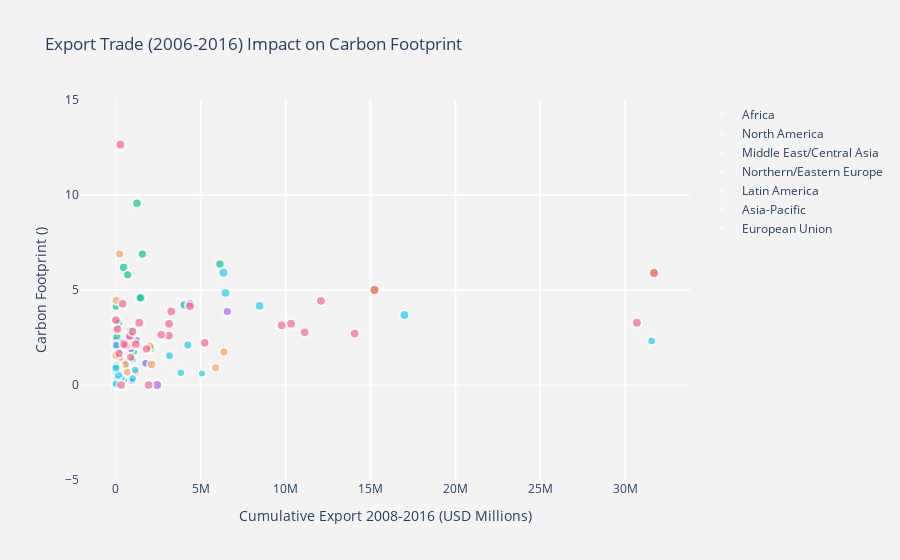

Write notebook code for a chart like this one.
### Markdown cell above
## Hypothesis 1: More a country trades, the more carbon footprint

### Code cell
import chart_studio.plotly as py
import plotly.graph_objs as go
from plotly.offline import init_notebook_mode, iplot
init_notebook_mode(connected=True)
import pandas as pd
import math

df_2007 = MERGE2
df_2007['HDI'].fillna(0, inplace=True)
df_2007['ExpTrade_Mill'].fillna(0, inplace=True)
df_2007['Total Ecological Footprint'].fillna(0, inplace=True)
df_2007['GDP per Capita'].fillna(0, inplace=True)
df_2007["Population (millions)"].fillna(0, inplace=True)
df_2007["Carbon Footprint"].fillna(0, inplace=True)

#slope = 2.666051223553066e-05
hover_text = []
bubble_size = []

for index, row in df_2007.iterrows(): # each row of the df_2007 will be referenced
    hover_text.append(('Country: {country}<br>'+
                      'Total Ecological Footprint: {EcoFoot}<br>'+
                      'GDP per capita: {gdp}<br>'+
                      'Population (Millions): {pop}<br>'+
                      'Year: {year}').format(country=row['Country'],
                                            EcoFoot=row['Total Ecological Footprint'],
                                            gdp=row['GDP per Capita'],
                                            pop=row["Population (millions)"],
                                            year='2016'))
    #bubble_size.append(math.sqrt(row["Population (millions)"]*slope))
    bubble_size.append(row["HDI"])

df_2007['text'] = hover_text
df_2007['size'] = bubble_size
sizeref = 2.*max(df_2007['size'])/(10**2)

trace0 = go.Scatter(
    x=df_2007['ExpTrade_Mill'][df_2007['Region'] == 'Africa'],
    y=df_2007["Carbon Footprint"][df_2007['Region'] == 'Africa'],
    mode='markers',
    name='Africa',
    text=df_2007['text'][df_2007['Region'] == 'Africa'],
    marker=dict(
        symbol='circle',
        sizemode='area',
        sizeref=sizeref,
        size=df_2007['size'][df_2007['Region'] == 'Africa'],
        line=dict(
            width=2
        ),
    )
)
trace1 = go.Scatter(
    x=df_2007['ExpTrade_Mill'][df_2007['Region'] == 'North America'],
    y=df_2007["Carbon Footprint"][df_2007['Region'] == 'North America'],
    mode='markers',
    name='North America',
    text=df_2007['text'][df_2007['Region'] == 'North America'],
    marker=dict(
        sizemode='area',
        sizeref=sizeref,
        size=df_2007['size'][df_2007['Region'] == 'North America'],
        line=dict(
            width=2
        ),
    )
)
trace2 = go.Scatter(
    x=df_2007['ExpTrade_Mill'][df_2007['Region'] == 'Middle East/Central Asia'],
    y=df_2007["Carbon Footprint"][df_2007['Region'] == 'Middle East/Central Asia'],
    mode='markers',
    name='Middle East/Central Asia',
    text=df_2007['text'][df_2007['Region'] == 'Middle East/Central Asia'],
    marker=dict(
        sizemode='area',
        sizeref=sizeref,
        size=df_2007['size'][df_2007['Region'] == 'Middle East/Central Asia'],
        line=dict(
            width=2
        ),
    )
)
trace3 = go.Scatter(
    x=df_2007['ExpTrade_Mill'][df_2007['Region'] == 'Northern/Eastern Europe'],
    y=df_2007["Carbon Footprint"][df_2007['Region'] == 'Northern/Eastern Europe'],
    mode='markers',
    name='Northern/Eastern Europe',
    text=df_2007['text'][df_2007['Region'] == 'Northern/Eastern Europe'],
    marker=dict(
        sizemode='area',
        sizeref=sizeref,
        size=df_2007['size'][df_2007['Region'] == 'Northern/Eastern Europe'],
        line=dict(
            width=2
        ),
    )
)
trace4 = go.Scatter(
    x=df_2007['ExpTrade_Mill'][df_2007['Region'] == 'Latin America'],
    y=df_2007["Carbon Footprint"][df_2007['Region'] == 'Latin America'],
    mode='markers',
    name='Latin America',
    text=df_2007['text'][df_2007['Region'] == 'Latin America'],
    marker=dict(
        sizemode='area',
        sizeref=sizeref,
        size=df_2007['size'][df_2007['Region'] == 'Latin America'],
        line=dict(
            width=2
        ),
    )
)

trace5 = go.Scatter(
    x=df_2007['ExpTrade_Mill'][df_2007['Region'] == 'Asia-Pacific'],
    y=df_2007["Carbon Footprint"][df_2007['Region'] == 'Asia-Pacific'],
    mode='markers',
    name='Asia-Pacific',
    text=df_2007['text'][df_2007['Region'] == 'Asia-Pacific'],
    marker=dict(
        sizemode='area',
        sizeref=sizeref,
        size=df_2007['size'][df_2007['Region'] == 'Asia-Pacific'],
        line=dict(
            width=2
        ),
    )
)

trace6 = go.Scatter(
    x=df_2007['ExpTrade_Mill'][df_2007['Region'] == 'European Union'],
    y=df_2007["Carbon Footprint"][df_2007['Region'] == 'European Union'],
    mode='markers',
    name='European Union',
    text=df_2007['text'][df_2007['Region'] == 'European Union'],
    marker=dict(
        sizemode='area',
        sizeref=sizeref,
        size=df_2007['size'][df_2007['Region'] == 'European Union'],
        line=dict(
            width=2
        ),
    )
)
                      
trace7 = go.Scatter(
    x=df_2007['ExpTrade_Mill'][df_2007['Region'] == 'nan'],
    y=df_2007["Carbon Footprint"][df_2007['Region'] == 'nan'],
    mode='markers',
    name='nan',
    text=df_2007['text'][df_2007['Region'] == 'nan'],
    marker=dict(
        sizemode='area',
        sizeref=sizeref,
        size=df_2007['size'][df_2007['Region'] == 'nan'],
        line=dict(
            width=2
        ),
    )
)
                      
data = [trace0, trace1, trace2, trace3, trace4, trace5, trace6, trace7]
layout = go.Layout(
    title='Export Trade (2006-2016) Impact on Carbon Footprint',
    xaxis=dict(
        title='Cumulative Export 2008-2016 (USD Millions)',
        gridcolor='rgb(255, 255, 255)',
        #range=[0, 1],
        #type='log',
        zerolinewidth=1,
        ticklen=5,
        gridwidth=2,
    ),
    yaxis=dict(
        title='Carbon Footprint ()',
        gridcolor='rgb(255, 255, 255)',
        range=[-5, 15],
        zerolinewidth=1,
        ticklen=5,
        gridwidth=2,
    ),
    paper_bgcolor='rgb(243, 243, 243)',
    plot_bgcolor='rgb(243, 243, 243)',
)

fig = go.Figure(data=data, layout=layout)
iplot(fig)

### Figure 1 — Plotly figure (JSON) as saved in the notebook; plotly's stock layout.template omitted (floating-point values rounded to 4 significant figures)
{"data": [{"marker": {"line": {"width": 2}, "size": [0.73, 0.52, 0.48, 0.69, 0.39, 0.39, 0.64, 0.5, 0.37, 0.39, 0.5, 0.57, 0.57, 0.42, 0.42, 0, 0.46, 0.69, 0.58, 0.39, 0.43, 0.67, 0.44, 0.57, 0.41, 0.42, 0.54, 0.48, 0.42, 0.74, 0.51, 0.43, 0.41, 0.5, 0.77, 0.62, 0.41, 0.62, 0.34, 0.5, 0.48, 0, 0.55, 0.46, 0.4, 0, 0.66, 0.66, 0.53, 0.51, 0.47, 0.72, 0.48, 0.58, 0.49], "sizemode": "area", "sizeref": 0.0188, "symbol": "circle"}, "mode": "markers", "name": "Africa", "text": ["Country: Algeria<br>Total Ecological Footprint: 2.12<br>GDP per capita: $5,430.57<br>Population (Millions): 38.48<br>Year: 2016", "Country: Angola<br>Total Ecological Footprint: 0.93<br>GDP per capita: $4,665.91<br>Population (Millions): 20.82<br>Year: 2016", "Country: Benin<br>Total Ecological Footprint: 1.41<br>GDP per capita: $746.83<br>Population (Millions): 10.05<br>Year: 2016", "Country: Botswana<br>Total Ecological Footprint: 3.83<br>GDP per capita: $7,743.50<br>Population (Millions): 2.0<br>Year: 2016", "Country: Burkina Faso<br>Total Ecological Footprint: 1.21<br>GDP per capita: $671.07<br>Population (Millions): 16.46<br>Year: 2016", "Country: Burundi<br>Total Ecological Footprint: 0.8<br>GDP per capita: $276.69<br>Population (Millions): 9.85<br>Year: 2016", "Country: Cabo Verde<br>Total Ecological Footprint: 2.52<br>GDP per capita: $3,801.45<br>Population (Millions): 0.49<br>Year: 2016", "Country: Cameroon<br>Total Ecological Footprint: 1.17<br>GDP per capita: $1,271.21<br>Population (Millions): 21.7<br>Year: 2016", "Country: Central African Republic<br>Total Ecological Footprint: 1.24<br>GDP per capita: $495.04<br>Population (Millions): 4.53<br>Year: 2016", "Country: Chad<br>Total Ecological Footprint: 1.46<br>GDP per capita: $1,161.22<br>Population (Millions): 12.45<br>Year: 2016", "Country: Comoros<br>Total Ecological Footprint: 1.03<br>GDP per capita: $860.24<br>Population (Millions): 0.72<br>Year: 2016", "Country: Congo<br>Total Ecological Footprint: 1.29<br>GDP per capita: $1,943.69<br>Population (Millions): 4.34<br>Year: 2016", "Country: Congo<br>Total Ecological Footprint: 1.29<br>GDP per capita: $1,943.69<br>Population (Millions): 4.34<br>Year: 2016", "Country: Congo<br>Total Ecological Footprint: 0.82<br>GDP per capita: $338.63<br>Population (Millions): 65.7<br>Year: 2016", "Country: Congo<br>Total Ecological Footprint: 0.82<br>GDP per capita: $338.63<br>Population (Millions): 65.7<br>Year: 2016", "Country: CotedeIvoire<br>Total Ecological Footprint: 1.27<br>GDP per capita: $1,016.83<br>Population (Millions): 19.84<br>Year: 2016", "Country: Djibouti<br>Total Ecological Footprint: 2.19<br>GDP per capita: $1,433.17<br>Population (Millions): 0.86<br>Year: 2016", "Country: Egypt<br>Total Ecological Footprint: 2.15<br>GDP per capita: $2,930.33<br>Population (Millions): 80.72<br>Year: 2016", "Country: Equatorial Guinea<br>Total Ecological Footprint: 3.97<br>GDP per capita: $24,064.00<br>Population (Millions): 0.74<br>Year: 2016", "Country: Eritrea<br>Total Ecological Footprint: 0.42<br>GDP per capita: $439.73<br>Population (Millions): 6.13<br>Year: 2016", "Country: Ethiopia<br>Total Ecological Footprint: 1.02<br>GDP per capita: $379.38<br>Population (Millions): 91.73<br>Year: 2016", "Country: Gabon<br>Total Ecological Footprint: 2.02<br>GDP per capita: $11,989.00<br>Population (Millions): 1.63<br>Year: 2016", "Country: Gambia<br>Total Ecological Footprint: 1.03<br>GDP per capita: $505.76<br>Population (Millions): 1.79<br>Year: 2016", "Country: Ghana<br>Total Ecological Footprint: 1.97<br>GDP per capita: $1,627.90<br>Population (Millions): 25.37<br>Year: 2016", "Country: Guinea<br>Total Ecological Footprint: 1.41<br>GDP per capita: $459.09<br>Population (Millions): 11.45<br>Year: 2016", "Country: Guinea-Bissau<br>Total Ecological Footprint: 1.53<br>GDP per capita: $681.25<br>Population (Millions): 1.66<br>Year: 2016", "Country: Kenya<br>Total Ecological Footprint: 1.03<br>GDP per capita: $1,062.11<br>Population (Millions): 43.18<br>Year: 2016", "Country: Lesotho<br>Total Ecological Footprint: 1.66<br>GDP per capita: $1,338.42<br>Population (Millions): 2.05<br>Year: 2016", "Country: Liberia<br>Total Ecological Footprint: 1.21<br>GDP per capita: $397.38<br>Population (Millions): 4.19<br>Year: 2016", "Country: Libyan Arab Jamahiriya<br>Total Ecological Footprint: 3.69<br>GDP per capita: $5,859.43<br>Population (Millions): 6.16<br>Year: 2016", "Country: Madagascar<br>Total Ecological Footprint: 0.99<br>GDP per capita: $456.33<br>Population (Millions): 22.29<br>Year: 2016", "Country: Malawi<br>Total Ecological Footprint: 0.81<br>GDP per capita: $493.84<br>Population (Millions): 15.91<br>Year: 2016", "Country: Mali<br>Total Ecological Footprint: 1.53<br>GDP per capita: $741.22<br>Population (Millions): 14.85<br>Year: 2016", "Country: Mauritania<br>Total Ecological Footprint: 2.54<br>GDP per capita: $1,524.39<br>Population (Millions): 3.8<br>Year: 2016", "Country: Mauritius<br>Total Ecological Footprint: 3.46<br>GDP per capita: $8,811.15<br>Population (Millions): 1.24<br>Year: 2016", "Country: Morocco<br>Total Ecological Footprint: 1.68<br>GDP per capita: $3,149.43<br>Population (Millions): 32.52<br>Year: 2016", "Country: Mozambique<br>Total Ecological Footprint: 0.87<br>GDP per capita: $538.82<br>Population (Millions): 25.2<br>Year: 2016", "Country: Namibia<br>Total Ecological Footprint: 2.48<br>GDP per capita: $5,880.80<br>Population (Millions): 2.26<br>Year: 2016", "Country: Niger<br>Total Ecological Footprint: 1.56<br>GDP per capita: $410.91<br>Population (Millions): 17.16<br>Year: 2016", "Country: Nigeria<br>Total Ecological Footprint: 1.16<br>GDP per capita: $2,612.12<br>Population (Millions): 168.83<br>Year: 2016", "Country: Rwanda<br>Total Ecological Footprint: 0.87<br>GDP per capita: $628.08<br>Population (Millions): 11.46<br>Year: 2016", "Country: Réunion<br>Total Ecological Footprint: 3.65<br>GDP per capita: 0<br>Population (Millions): 0.86<br>Year: 2016", "Country: Sao Tome and Principe<br>Total Ecological Footprint: 1.49<br>GDP per capita: $1,384.53<br>Population (Millions): 0.19<br>Year: 2016", "Country: Senegal<br>Total Ecological Footprint: 1.21<br>GDP per capita: $1,079.27<br>Population (Millions): 13.73<br>Year: 2016", "Country: Sierra Leone<br>Total Ecological Footprint: 1.24<br>GDP per capita: $499.89<br>Population (Millions): 5.98<br>Year: 2016", "Country: Somalia<br>Total Ecological Footprint: 1.24<br>GDP per capita: 0<br>Population (Millions): 10.2<br>Year: 2016", "Country: South Africa<br>Total Ecological Footprint: 3.31<br>GDP per capita: $8,089.87<br>Population (Millions): 52.39<br>Year: 2016", "Country: South Africa<br>Total Ecological Footprint: 3.31<br>GDP per capita: $8,089.87<br>Population (Millions): 52.39<br>Year: 2016", "Country: Swaziland<br>Total Ecological Footprint: 2.01<br>GDP per capita: $4,657.48<br>Population (Millions): 1.23<br>Year: 2016", "Country: Tanzania, United Republic of<br>Total Ecological Footprint: 1.32<br>GDP per capita: $765.33<br>Population (Millions): 47.78<br>Year: 2016", "Country: Togo<br>Total Ecological Footprint: 1.13<br>GDP per capita: $580.86<br>Population (Millions): 6.64<br>Year: 2016", "Country: Tunisia<br>Total Ecological Footprint: 2.34<br>GDP per capita: $4,305.07<br>Population (Millions): 10.88<br>Year: 2016", "Country: Uganda<br>Total Ecological Footprint: 1.24<br>GDP per capita: $601.35<br>Population (Millions): 36.35<br>Year: 2016", "Country: Zambia<br>Total Ecological Footprint: 0.99<br>GDP per capita: $1,740.64<br>Population (Millions): 14.08<br>Year: 2016", "Country: Zimbabwe<br>Total Ecological Footprint: 1.37<br>GDP per capita: $865.91<br>Population (Millions): 13.72<br>Year: 2016"], "type": "scatter", "x": [1764000.0, 868300.0, 17190.0, 165300.0, 36720.0, 5875.0, 8576.0, 106100.0, 4247.0, 0, 311.3, 142300.0, 142300.0, 142300.0, 142300.0, 306200.0, 908.9, 571000.0, 0, 13.74, 73290.0, 109900.0, 2196.0, 180800.0, 28660.0, 140.1, 79840.0, 6603.0, 0, 0, 39630.0, 31990.0, 24610.0, 31320.0, 67750.0, 360100.0, 45530.0, 97930.0, 22830.0, 969200.0, 8842.0, 640.0, 222.2, 39290.0, 1265.0, 0, 1239000.0, 254900.0, 13630.0, 67150.0, 15210.0, 286300.0, 34130.0, 92280.0, 68340.0], "y": [1.14, 0.2, 0.51, 2.36, 0.12, 0.04, 0, 0.19, 0.08, 0.01, 0.25, 0.47, 0.47, 0.07, 0.07, 0.26, 0, 1.02, 3.17, 0.03, 0.07, 0.43, 0.21, 0.43, 0.16, 0.09, 0.2, 0.51, 0.14, 2.33, 0.07, 0.07, 0.1, 0.55, 1.99, 0.67, 0.17, 1.02, 0.1, 0.21, 0.07, 3.27, 0.37, 0.3, 0.07, 0.07, 2.34, 2.34, 0.67, 0.17, 0.31, 1.11, 0.08, 0.24, 0.53]}, {"marker": {"line": {"width": 2}, "size": [0, 0.91, 0.91], "sizemode": "area", "sizeref": 0.0188}, "mode": "markers", "name": "North America", "text": ["Country: Bermuda<br>Total Ecological Footprint: 5.77<br>GDP per capita: $70,626.30<br>Population (Millions): 0.06<br>Year: 2016", "Country: Canada<br>Total Ecological Footprint: 8.17<br>GDP per capita: $52,145.40<br>Population (Millions): 34.84<br>Year: 2016", "Country: USA<br>Total Ecological Footprint: 8.22<br>GDP per capita: $49,725.00<br>Population (Millions): 317.5<br>Year: 2016"], "type": "scatter", "x": [365.3, 15230000.0, 31700000.0], "y": [0, 5, 5.9]}, {"marker": {"line": {"width": 2}, "size": [0.46, 0.73, 0.75, 0.82, 0.75, 0.76, 0.65, 0.89, 0.75, 0.78, 0.82, 0.65, 0.76, 0.79, 0.85, 0.83, 0.62, 0.62, 0.76, 0.68, 0.83, 0.67, 0.5], "sizemode": "area", "sizeref": 0.0188}, "mode": "markers", "name": "Middle East/Central Asia", "text": ["Country: Afghanistan<br>Total Ecological Footprint: 0.79<br>GDP per capita: $614.66<br>Population (Millions): 29.82<br>Year: 2016", "Country: Armenia<br>Total Ecological Footprint: 2.23<br>GDP per capita: $3,426.39<br>Population (Millions): 2.97<br>Year: 2016", "Country: Azerbaijan<br>Total Ecological Footprint: 2.31<br>GDP per capita: $7,106.04<br>Population (Millions): 9.31<br>Year: 2016", "Country: Bahrain<br>Total Ecological Footprint: 7.49<br>GDP per capita: $24,299.00<br>Population (Millions): 1.32<br>Year: 2016", "Country: Georgia<br>Total Ecological Footprint: 1.58<br>GDP per capita: $3,710.70<br>Population (Millions): 4.36<br>Year: 2016", "Country: Iran<br>Total Ecological Footprint: 2.79<br>GDP per capita: $7,511.10<br>Population (Millions): 76.42<br>Year: 2016", "Country: Iraq<br>Total Ecological Footprint: 1.88<br>GDP per capita: $5,848.54<br>Population (Millions): 32.78<br>Year: 2016", "Country: Israel<br>Total Ecological Footprint: 6.22<br>GDP per capita: $33,718.90<br>Population (Millions): 7.64<br>Year: 2016", "Country: Jordan<br>Total Ecological Footprint: 2.1<br>GDP per capita: $4,615.17<br>Population (Millions): 7.01<br>Year: 2016", "Country: Kazakhstan<br>Total Ecological Footprint: 5.55<br>GDP per capita: $11,278.00<br>Population (Millions): 16.27<br>Year: 2016", "Country: Kuwait<br>Total Ecological Footprint: 8.13<br>GDP per capita: $41,830.50<br>Population (Millions): 3.25<br>Year: 2016", "Country: Kyrgyzstan<br>Total Ecological Footprint: 1.91<br>GDP per capita: $1,116.37<br>Population (Millions): 5.47<br>Year: 2016", "Country: Lebanon<br>Total Ecological Footprint: 3.84<br>GDP per capita: $9,143.86<br>Population (Millions): 4.65<br>Year: 2016", "Country: Oman<br>Total Ecological Footprint: 7.52<br>GDP per capita: $22,622.80<br>Population (Millions): 3.31<br>Year: 2016", "Country: Qatar<br>Total Ecological Footprint: 10.8<br>GDP per capita: $99,431.50<br>Population (Millions): 2.05<br>Year: 2016", "Country: Saudi Arabia<br>Total Ecological Footprint: 5.61<br>GDP per capita: $23,593.80<br>Population (Millions): 28.29<br>Year: 2016", "Country: Syrian Arab Republic<br>Total Ecological Footprint: 1.51<br>GDP per capita: 0<br>Population (Millions): 21.89<br>Year: 2016", "Country: Tajikistan<br>Total Ecological Footprint: 0.91<br>GDP per capita: $836.17<br>Population (Millions): 8.01<br>Year: 2016", "Country: Turkey<br>Total Ecological Footprint: 3.33<br>GDP per capita: $10,437.70<br>Population (Millions): 74.0<br>Year: 2016", "Country: Turkmenistan<br>Total Ecological Footprint: 5.47<br>GDP per capita: $5,290.14<br>Population (Millions): 5.17<br>Year: 2016", "Country: United Arab Emirates<br>Total Ecological Footprint: 7.93<br>GDP per capita: $40,817.40<br>Population (Millions): 9.206<br>Year: 2016", "Country: Uzbekistan<br>Total Ecological Footprint: 2.32<br>GDP per capita: $1,560.85<br>Population (Millions): 28.54<br>Year: 2016", "Country: Yemen<br>Total Ecological Footprint: 1.03<br>GDP per capita: $1,302.30<br>Population (Millions): 23.85<br>Year: 2016"], "type": "scatter", "x": [8780.0, 40450.0, 445800.0, 454200.0, 45640.0, 1035000.0, 994400.0, 1501000.0, 176600.0, 1437000.0, 1558000.0, 33090.0, 61080.0, 695300.0, 1242000.0, 4024000.0, 0, 692.3, 2075000.0, 5201.0, 6130000.0, 0, 71620.0], "y": [0.18, 0.89, 1.25, 6.19, 0.83, 1.72, 1.36, 4.59, 1.09, 4.59, 6.89, 0.95, 2.52, 5.8, 9.57, 4.21, 0.81, 0.13, 1.92, 4.13, 6.37, 1.41, 0.42]}, {"marker": {"line": {"width": 2}, "size": [0.73, 0.8, 0.73, 0.82, 0.74, 0.68, 0.8, 0.94, 0.79, 0.76, 0.93, 0.74], "sizemode": "area", "sizeref": 0.0188}, "mode": "markers", "name": "Northern/Eastern Europe", "text": ["Country: Albania<br>Total Ecological Footprint: 2.21<br>GDP per capita: $4,534.37<br>Population (Millions): 3.16<br>Year: 2016", "Country: Belarus<br>Total Ecological Footprint: 5.09<br>GDP per capita: $6,300.45<br>Population (Millions): 9.4<br>Year: 2016", "Country: Bosnia Herzegovina<br>Total Ecological Footprint: 3.12<br>GDP per capita: $4,708.85<br>Population (Millions): 3.83<br>Year: 2016", "Country: Croatia<br>Total Ecological Footprint: 3.92<br>GDP per capita: $14,522.80<br>Population (Millions): 4.31<br>Year: 2016", "Country: Macedonia<br>Total Ecological Footprint: 3.26<br>GDP per capita: $5,174.89<br>Population (Millions): 2.11<br>Year: 2016", "Country: Moldova<br>Total Ecological Footprint: 1.78<br>GDP per capita: $1,971.03<br>Population (Millions): 3.51<br>Year: 2016", "Country: Montenegro<br>Total Ecological Footprint: 3.78<br>GDP per capita: $7,251.60<br>Population (Millions): 0.62<br>Year: 2016", "Country: Norway<br>Total Ecological Footprint: 4.98<br>GDP per capita: $100,172.00<br>Population (Millions): 4.99<br>Year: 2016", "Country: Russian Federation<br>Total Ecological Footprint: 5.69<br>GDP per capita: $13,320.20<br>Population (Millions): 143.17<br>Year: 2016", "Country: Serbia<br>Total Ecological Footprint: 2.7<br>GDP per capita: $6,426.18<br>Population (Millions): 9.55<br>Year: 2016", "Country: Switzerland<br>Total Ecological Footprint: 5.79<br>GDP per capita: $88,506.20<br>Population (Millions): 8.0<br>Year: 2016", "Country: Ukraine<br>Total Ecological Footprint: 2.84<br>GDP per capita: $3,589.63<br>Population (Millions): 45.53<br>Year: 2016"], "type": "scatter", "x": [47540.0, 785800.0, 113400.0, 342300.0, 61840.0, 45090.0, 6814.0, 2429000.0, 6564000.0, 149500.0, 4381000.0, 874600.0], "y": [0.87, 2.57, 1.74, 2.21, 2.06, 1.03, 2.13, 0, 3.87, 1.66, 4.26, 1.92]}, {"marker": {"line": {"width": 2}, "size": [0.78, 0.83, 0, 0.78, 0.79, 0.65, 0.75, 0, 0, 0.83, 0.72, 0.76, 0.77, 0.72, 0.71, 0.73, 0.66, 0, 0.74, 0, 0.62, 0.63, 0.48, 0.61, 0.72, 0, 0.75, 0, 0.63, 0.77, 0.67, 0.73, 0.74, 0.73, 0.72, 0.71, 0.77, 0.79, 0.7638], "sizemode": "area", "sizeref": 0.0188}, "mode": "markers", "name": "Latin America", "text": ["Country: Antigua and Barbuda<br>Total Ecological Footprint: 5.38<br>GDP per capita: $13,205.10<br>Population (Millions): 0.09<br>Year: 2016", "Country: Argentina<br>Total Ecological Footprint: 3.14<br>GDP per capita: $13,540.00<br>Population (Millions): 41.09<br>Year: 2016", "Country: Aruba<br>Total Ecological Footprint: 11.88<br>GDP per capita: 0<br>Population (Millions): 0.1<br>Year: 2016", "Country: Bahamas<br>Total Ecological Footprint: 6.84<br>GDP per capita: $22,647.30<br>Population (Millions): 0.37<br>Year: 2016", "Country: Barbados<br>Total Ecological Footprint: 4.48<br>GDP per capita: $15,722.80<br>Population (Millions): 0.28<br>Year: 2016", "Country: Bolivia<br>Total Ecological Footprint: 2.96<br>GDP per capita: $2,253.09<br>Population (Millions): 10.5<br>Year: 2016", "Country: Brazil<br>Total Ecological Footprint: 3.11<br>GDP per capita: $13,237.60<br>Population (Millions): 198.66<br>Year: 2016", "Country: British Virgin Islands<br>Total Ecological Footprint: 2.86<br>GDP per capita: 0<br>Population (Millions): 0.03<br>Year: 2016", "Country: Cayman Islands<br>Total Ecological Footprint: 5.65<br>GDP per capita: 0<br>Population (Millions): 0.06<br>Year: 2016", "Country: Chile<br>Total Ecological Footprint: 4.36<br>GDP per capita: $14,525.80<br>Population (Millions): 17.46<br>Year: 2016", "Country: Colombia<br>Total Ecological Footprint: 1.87<br>GDP per capita: $7,305.22<br>Population (Millions): 47.7<br>Year: 2016", "Country: Costa Rica<br>Total Ecological Footprint: 2.84<br>GDP per capita: $8,979.96<br>Population (Millions): 4.8<br>Year: 2016", "Country: Cuba<br>Total Ecological Footprint: 1.95<br>GDP per capita: $5,175.94<br>Population (Millions): 11.27<br>Year: 2016", "Country: Dominica<br>Total Ecological Footprint: 2.57<br>GDP per capita: $7,088.01<br>Population (Millions): 0.07<br>Year: 2016", "Country: Dominican Republic<br>Total Ecological Footprint: 1.53<br>GDP per capita: $6,085.89<br>Population (Millions): 10.28<br>Year: 2016", "Country: Ecuador<br>Total Ecological Footprint: 2.17<br>GDP per capita: $5,192.88<br>Population (Millions): 15.49<br>Year: 2016", "Country: El Salvador<br>Total Ecological Footprint: 2.07<br>GDP per capita: $3,696.33<br>Population (Millions): 6.3<br>Year: 2016", "Country: French Guiana<br>Total Ecological Footprint: 2.34<br>GDP per capita: 0<br>Population (Millions): 0.24<br>Year: 2016", "Country: Grenada<br>Total Ecological Footprint: 2.98<br>GDP per capita: $7,410.48<br>Population (Millions): 0.1<br>Year: 2016", "Country: Guadeloupe<br>Total Ecological Footprint: 3.23<br>GDP per capita: 0<br>Population (Millions): 0.46<br>Year: 2016", "Country: Guatemala<br>Total Ecological Footprint: 1.89<br>GDP per capita: $3,233.80<br>Population (Millions): 15.08<br>Year: 2016", "Country: Guyana<br>Total Ecological Footprint: 3.07<br>GDP per capita: $3,269.46<br>Population (Millions): 0.8<br>Year: 2016", "Country: Haiti<br>Total Ecological Footprint: 0.61<br>GDP per capita: $749.13<br>Population (Millions): 10.17<br>Year: 2016", "Country: Honduras<br>Total Ecological Footprint: 1.68<br>GDP per capita: $2,269.51<br>Population (Millions): 7.94<br>Year: 2016", "Country: Jamaica<br>Total Ecological Footprint: 1.89<br>GDP per capita: $5,226.30<br>Population (Millions): 2.77<br>Year: 2016", "Country: Martinique<br>Total Ecological Footprint: 2.08<br>GDP per capita: 0<br>Population (Millions): 0.4<br>Year: 2016", "Country: Mexico<br>Total Ecological Footprint: 2.89<br>GDP per capita: $10,123.90<br>Population (Millions): 120.85<br>Year: 2016", "Country: Montserrat<br>Total Ecological Footprint: 7.78<br>GDP per capita: 0<br>Population (Millions): 0.0<br>Year: 2016", "Country: Nicaragua<br>Total Ecological Footprint: 1.39<br>GDP per capita: $1,626.85<br>Population (Millions): 5.99<br>Year: 2016", "Country: Panama<br>Total Ecological Footprint: 2.79<br>GDP per capita: $8,410.77<br>Population (Millions): 3.8<br>Year: 2016", "Country: Paraguay<br>Total Ecological Footprint: 4.16<br>GDP per capita: $3,557.31<br>Population (Millions): 6.69<br>Year: 2016", "Country: Peru<br>Total Ecological Footprint: 2.28<br>GDP per capita: $5,684.73<br>Population (Millions): 29.99<br>Year: 2016", "Country: Saint Kitts and Nevis<br>Total Ecological Footprint: 4.94<br>GDP per capita: $12,952.50<br>Population (Millions): 0.05<br>Year: 2016", "Country: Saint Lucia<br>Total Ecological Footprint: 2.45<br>GDP per capita: $7,737.20<br>Population (Millions): 0.18<br>Year: 2016", "Country: Saint Vincent and Grenadines<br>Total Ecological Footprint: 3.11<br>GDP per capita: $6,171.48<br>Population (Millions): 0.11<br>Year: 2016", "Country: Suriname<br>Total Ecological Footprint: 4.25<br>GDP per capita: $8,190.70<br>Population (Millions): 0.54<br>Year: 2016", "Country: Trinidad and Tobago<br>Total Ecological Footprint: 7.92<br>GDP per capita: $18,310.80<br>Population (Millions): 1.34<br>Year: 2016", "Country: Uruguay<br>Total Ecological Footprint: 2.91<br>GDP per capita: $14,238.10<br>Population (Millions): 3.4<br>Year: 2016", "Country: Venezuela<br>Total Ecological Footprint: 3.57<br>GDP per capita: $10,237.80<br>Population (Millions): 29.96<br>Year: 2016"], "type": "scatter", "x": [2715.0, 2103000.0, 4303.0, 27780.0, 19050.0, 205000.0, 5875000.0, 0, 0, 1996000.0, 1186000.0, 253800.0, 29910.0, 1591.0, 165500.0, 552400.0, 118900.0, 436.8, 919.6, 501.0, 185300.0, 30140.0, 1347.0, 56070.0, 49740.0, 692.3, 6361000.0, 65.4, 44010.0, 194500.0, 122500.0, 676500.0, 883.9, 3565.0, 1272.0, 43410.0, 215500.0, 120900.0, 897400.0], "y": [0, 1.08, 0, 4.46, 3.28, 0.67, 0.91, 0, 3.56, 2.04, 0.67, 1.37, 1.23, 1.47, 0.86, 1.08, 0.84, 1.58, 0, 2.61, 0.7, 1.25, 0.15, 0.6, 1.09, 1.73, 1.74, 0, 0.45, 1.44, 0.97, 0.67, 3.34, 1.56, 0, 3.01, 6.89, 0.98, 2.13]}, {"marker": {"line": {"width": 2}, "size": [0.93, 0.56, 0.59, 0.85, 0.55, 0.72, 0.72, 0, 0.6, 0.68, 0.89, 0.89, 0, 0.56, 0.77, 0.71, 0.53, 0, 0.54, 0, 0.91, 0.53, 0.5, 0.66, 0.7, 0.91, 0.5, 0.75, 0.72, 0.6, 0.72, 0.66, 0], "sizemode": "area", "sizeref": 0.0188}, "mode": "markers", "name": "Asia-Pacific", "text": ["Country: Australia<br>Total Ecological Footprint: 9.31<br>GDP per capita: $66,604.20<br>Population (Millions): 23.05<br>Year: 2016", "Country: Bangladesh<br>Total Ecological Footprint: 0.72<br>GDP per capita: $857.50<br>Population (Millions): 154.7<br>Year: 2016", "Country: Bhutan<br>Total Ecological Footprint: 4.84<br>GDP per capita: $2,395.00<br>Population (Millions): 0.74<br>Year: 2016", "Country: Brunei Darussalam<br>Total Ecological Footprint: 4.06<br>GDP per capita: $47,097.40<br>Population (Millions): 0.41<br>Year: 2016", "Country: Cambodia<br>Total Ecological Footprint: 1.21<br>GDP per capita: $877.64<br>Population (Millions): 14.86<br>Year: 2016", "Country: China<br>Total Ecological Footprint: 3.38<br>GDP per capita: $5,560.94<br>Population (Millions): 1408.04<br>Year: 2016", "Country: Fiji<br>Total Ecological Footprint: 2.9<br>GDP per capita: $4,201.37<br>Population (Millions): 0.88<br>Year: 2016", "Country: French Polynesia<br>Total Ecological Footprint: 4.73<br>GDP per capita: 0<br>Population (Millions): 0.27<br>Year: 2016", "Country: India<br>Total Ecological Footprint: 1.16<br>GDP per capita: $1,513.85<br>Population (Millions): 1236.69<br>Year: 2016", "Country: Indonesia<br>Total Ecological Footprint: 1.58<br>GDP per capita: $3,688.53<br>Population (Millions): 246.86<br>Year: 2016", "Country: Japan<br>Total Ecological Footprint: 5.02<br>GDP per capita: $46,201.60<br>Population (Millions): 127.25<br>Year: 2016", "Country: Korea, Republic of<br>Total Ecological Footprint: 5.69<br>GDP per capita: $24,155.80<br>Population (Millions): 49.0<br>Year: 2016", "Country: Korea, Republic of<br>Total Ecological Footprint: 1.17<br>GDP per capita: 0<br>Population (Millions): 24.76<br>Year: 2016", "Country: Lao People's Democratic Republic<br>Total Ecological Footprint: 1.22<br>GDP per capita: $1,236.24<br>Population (Millions): 6.65<br>Year: 2016", "Country: Malaysia<br>Total Ecological Footprint: 3.71<br>GDP per capita: $10,252.60<br>Population (Millions): 29.24<br>Year: 2016", "Country: Mongolia<br>Total Ecological Footprint: 6.08<br>GDP per capita: $3,736.07<br>Population (Millions): 2.8<br>Year: 2016", "Country: Myanmar<br>Total Ecological Footprint: 1.43<br>GDP per capita: $1,117.58<br>Population (Millions): 52.8<br>Year: 2016", "Country: Nauru<br>Total Ecological Footprint: 2.94<br>GDP per capita: 0<br>Population (Millions): 0.01<br>Year: 2016", "Country: Nepal<br>Total Ecological Footprint: 0.98<br>GDP per capita: $700.07<br>Population (Millions): 27.47<br>Year: 2016", "Country: New Caledonia<br>Total Ecological Footprint: 3.58<br>GDP per capita: 0<br>Population (Millions): 0.25<br>Year: 2016", "Country: New Zealand<br>Total Ecological Footprint: 5.6<br>GDP per capita: $37,488.30<br>Population (Millions): 4.46<br>Year: 2016", "Country: Pakistan<br>Total Ecological Footprint: 0.79<br>GDP per capita: $1,218.60<br>Population (Millions): 179.16<br>Year: 2016", "Country: Papua New Guinea<br>Total Ecological Footprint: 1.91<br>GDP per capita: $1,871.21<br>Population (Millions): 7.17<br>Year: 2016", "Country: Philippines<br>Total Ecological Footprint: 1.1<br>GDP per capita: $2,379.44<br>Population (Millions): 96.71<br>Year: 2016", "Country: Samoa<br>Total Ecological Footprint: 2.77<br>GDP per capita: $4,067.15<br>Population (Millions): 0.19<br>Year: 2016", "Country: Singapore<br>Total Ecological Footprint: 7.97<br>GDP per capita: $53,122.40<br>Population (Millions): 5.3<br>Year: 2016", "Country: Solomon Isds<br>Total Ecological Footprint: 1.29<br>GDP per capita: $1,647.86<br>Population (Millions): 0.55<br>Year: 2016", "Country: Sri Lanka<br>Total Ecological Footprint: 1.32<br>GDP per capita: $2,880.03<br>Population (Millions): 21.1<br>Year: 2016", "Country: Thailand<br>Total Ecological Footprint: 2.66<br>GDP per capita: $5,479.29<br>Population (Millions): 66.78<br>Year: 2016", "Country: Timor-Leste<br>Total Ecological Footprint: 0.48<br>GDP per capita: $5,167.86<br>Population (Millions): 1.11<br>Year: 2016", "Country: Tonga<br>Total Ecological Footprint: 2.7<br>GDP per capita: $4,330.90<br>Population (Millions): 0.1<br>Year: 2016", "Country: Viet Nam<br>Total Ecological Footprint: 1.65<br>GDP per capita: $1,532.31<br>Population (Millions): 90.8<br>Year: 2016", "Country: Wallis and Futuna Islands<br>Total Ecological Footprint: 2.07<br>GDP per capita: 0<br>Population (Millions): 0.01<br>Year: 2016"], "type": "scatter", "x": [6457000.0, 493700.0, 7899.0, 152800.0, 154300.0, 31560000.0, 30820.0, 6985.0, 5075000.0, 3825000.0, 17000000.0, 8461000.0, 8461000.0, 24860.0, 4237000.0, 45540.0, 69350.0, 0, 11270.0, 26440.0, 877000.0, 340800.0, 30950.0, 993400.0, 1259.0, 6336000.0, 6817.0, 160500.0, 3155000.0, 433.9, 256.7, 1132000.0, 0], "y": [4.85, 0.26, 0.63, 3.24, 0, 2.32, 1.06, 2.39, 0.61, 0.64, 3.69, 4.17, 0.68, 0.09, 2.1, 2.09, 0.09, 0, 0.16, 1.78, 2.84, 0.38, 0.35, 0.34, 0.96, 5.91, 0, 0.52, 1.54, 0.06, 0.88, 0.79, 0]}, {"marker": {"line": {"width": 2}, "size": [0.88, 0.89, 0.78, 0.85, 0.87, 0.92, 0.85, 0.88, 0.89, 0.91, 0.91, 0.86, 0.82, 0.91, 0.87, 0.81, 0.83, 0.89, 0.92, 0.84, 0.83, 0.79, 0.84, 0.88, 0.87, 0.9, 0.9], "sizemode": "area", "sizeref": 0.0188}, "mode": "markers", "name": "European Union", "text": ["Country: Austria<br>Total Ecological Footprint: 6.06<br>GDP per capita: $51,274.10<br>Population (Millions): 8.46<br>Year: 2016", "Country: Belgium<br>Total Ecological Footprint: 7.44<br>GDP per capita: $48,053.30<br>Population (Millions): 11.06<br>Year: 2016", "Country: Bulgaria<br>Total Ecological Footprint: 3.32<br>GDP per capita: $7,615.28<br>Population (Millions): 7.28<br>Year: 2016", "Country: Cyprus<br>Total Ecological Footprint: 4.21<br>GDP per capita: $31,454.70<br>Population (Millions): 1.13<br>Year: 2016", "Country: Czech Republic<br>Total Ecological Footprint: 5.19<br>GDP per capita: $21,676.30<br>Population (Millions): 10.66<br>Year: 2016", "Country: Denmark<br>Total Ecological Footprint: 5.51<br>GDP per capita: $61,413.60<br>Population (Millions): 5.6<br>Year: 2016", "Country: Estonia<br>Total Ecological Footprint: 6.86<br>GDP per capita: $17,304.40<br>Population (Millions): 1.29<br>Year: 2016", "Country: Finland<br>Total Ecological Footprint: 5.87<br>GDP per capita: $50,960.20<br>Population (Millions): 5.41<br>Year: 2016", "Country: France<br>Total Ecological Footprint: 5.14<br>GDP per capita: $45,430.30<br>Population (Millions): 63.98<br>Year: 2016", "Country: Germany<br>Total Ecological Footprint: 5.3<br>GDP per capita: $46,822.40<br>Population (Millions): 82.8<br>Year: 2016", "Country: Germany<br>Total Ecological Footprint: 5.3<br>GDP per capita: $46,822.40<br>Population (Millions): 82.8<br>Year: 2016", "Country: Greece<br>Total Ecological Footprint: 4.38<br>GDP per capita: $25,987.40<br>Population (Millions): 11.12<br>Year: 2016", "Country: Hungary<br>Total Ecological Footprint: 2.92<br>GDP per capita: $13,964.20<br>Population (Millions): 9.98<br>Year: 2016", "Country: Ireland<br>Total Ecological Footprint: 5.57<br>GDP per capita: $52,853.60<br>Population (Millions): 4.58<br>Year: 2016", "Country: Italy<br>Total Ecological Footprint: 4.61<br>GDP per capita: $38,412.00<br>Population (Millions): 60.92<br>Year: 2016", "Country: Latvia<br>Total Ecological Footprint: 6.29<br>GDP per capita: $13,732.00<br>Population (Millions): 2.06<br>Year: 2016", "Country: Lithuania<br>Total Ecological Footprint: 5.83<br>GDP per capita: $14,373.70<br>Population (Millions): 3.03<br>Year: 2016", "Country: Luxembourg<br>Total Ecological Footprint: 15.82<br>GDP per capita: $114,665.00<br>Population (Millions): 0.52<br>Year: 2016", "Country: Netherlands<br>Total Ecological Footprint: 5.28<br>GDP per capita: $53,589.90<br>Population (Millions): 16.71<br>Year: 2016", "Country: Poland<br>Total Ecological Footprint: 4.44<br>GDP per capita: $13,769.50<br>Population (Millions): 38.21<br>Year: 2016", "Country: Portugal<br>Total Ecological Footprint: 3.88<br>GDP per capita: $23,217.30<br>Population (Millions): 10.6<br>Year: 2016", "Country: Romania<br>Total Ecological Footprint: 2.71<br>GDP per capita: $9,213.94<br>Population (Millions): 21.76<br>Year: 2016", "Country: Slovakia<br>Total Ecological Footprint: 4.06<br>GDP per capita: $18,103.10<br>Population (Millions): 5.45<br>Year: 2016", "Country: Slovenia<br>Total Ecological Footprint: 5.81<br>GDP per capita: $25,040.50<br>Population (Millions): 2.07<br>Year: 2016", "Country: Spain<br>Total Ecological Footprint: 3.67<br>GDP per capita: $32,008.70<br>Population (Millions): 46.76<br>Year: 2016", "Country: Sweden<br>Total Ecological Footprint: 7.25<br>GDP per capita: $59,381.90<br>Population (Millions): 9.51<br>Year: 2016", "Country: United Kingdom<br>Total Ecological Footprint: 4.94<br>GDP per capita: $40,980.50<br>Population (Millions): 63.03<br>Year: 2016"], "type": "scatter", "x": [4367000.0, 12080000.0, 592500.0, 94880.0, 0, 3120000.0, 313200.0, 1933000.0, 14070000.0, 1373000.0, 30690000.0, 831100.0, 1805000.0, 3135000.0, 11120000.0, 187300.0, 474100.0, 266700.0, 10310000.0, 2670000.0, 1172000.0, 871500.0, 991600.0, 397200.0, 5234000.0, 3263000.0, 9763000.0], "y": [4.14, 4.43, 2.08, 2.94, 3.42, 2.6, 0, 0, 2.71, 3.28, 3.28, 2.58, 1.9, 3.22, 2.77, 1.66, 2.15, 12.65, 3.23, 2.64, 2.15, 1.46, 2.82, 4.27, 2.22, 3.88, 3.14]}, {"marker": {"line": {"width": 2}, "size": [], "sizemode": "area", "sizeref": 0.0188}, "mode": "markers", "name": "nan", "text": [], "type": "scatter", "x": [], "y": []}], "layout": {"paper_bgcolor": "rgb(243, 243, 243)", "plot_bgcolor": "rgb(243, 243, 243)", "title": {"text": "Export Trade (2006-2016) Impact on Carbon Footprint"}, "xaxis": {"gridcolor": "rgb(255, 255, 255)", "gridwidth": 2, "ticklen": 5, "title": {"text": "Cumulative Export 2008-2016 (USD Millions)"}, "zerolinewidth": 1}, "yaxis": {"gridcolor": "rgb(255, 255, 255)", "gridwidth": 2, "range": [-5, 15], "ticklen": 5, "title": {"text": "Carbon Footprint ()"}, "zerolinewidth": 1}}}
